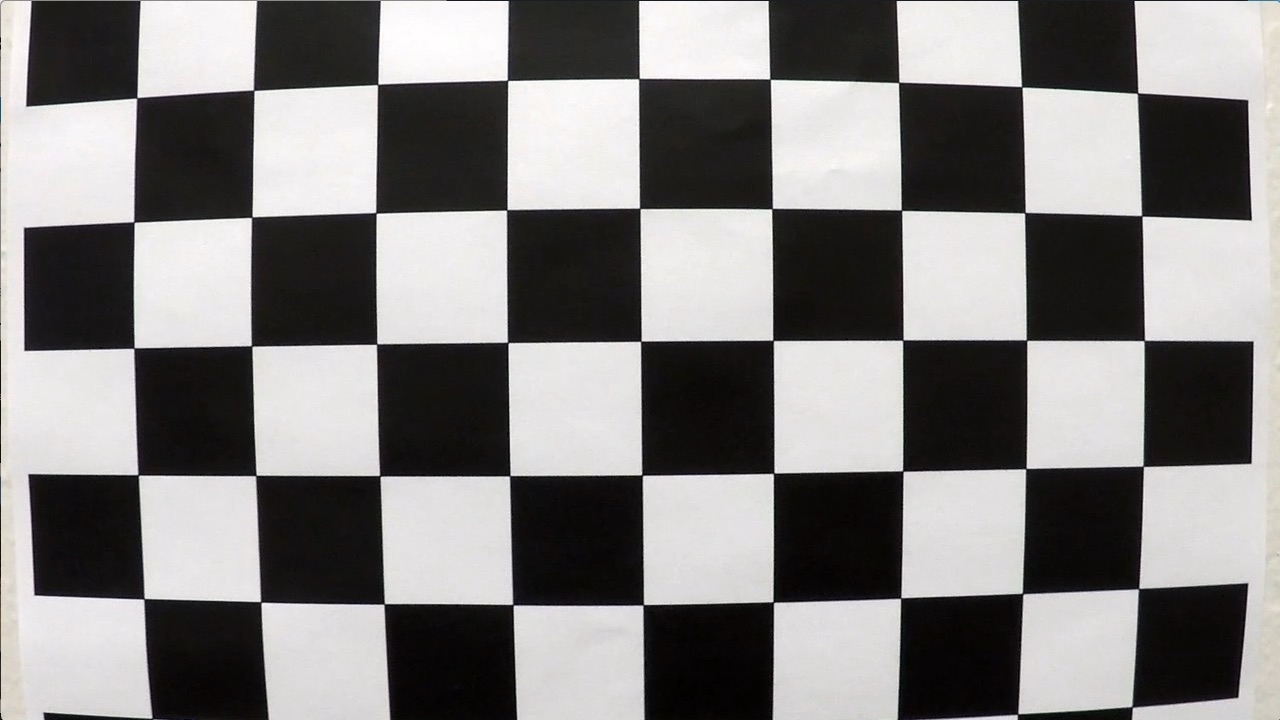
#> input picture Self_Driving_Car/CarND-Advanced-Lane-Lines/camera_cal/calibration1.jpg, 1280 x 720 px; its folder holds only this picture in this run
$ jupyter execute --allow-errors AdvancedLaneLines.ipynb   (older library calls are emulated)
#> lines starting #> are read from the running program, lines starting #| are printed output that depends on the picture; after the words box and inside, x2 and y2 are one past the last pixel; in counts of white or black regions, pixels touching at a corner belong together
[cell 1]
#importing some useful packages
import matplotlib.pyplot as plt
import matplotlib.image as mpimg
import numpy as np
import cv2
import glob
import pickle
#%matplotlib inline

[cell 2]
## Cell to calibrate camera
def CalibrateCamera():

    #Image Shape
    nx=9
    ny=6
    # Define object points
    objp = np.zeros((nx*ny,3), np.float32)
    #Re-shape to generate correct grid indices.
    objp[:,:2] = np.mgrid[0:nx,0:ny].T.reshape(-1,2)

    #Create arrays to hold objectpoints, imgpoints
    obj_points = [] #Object points array
    img_points = [] #Image points array

    #Define subplots that will be used to draw upto 20 chessboard images
    plt.close('all') # Close all exiting plots
    nCol = 4 # 4 images per row
    nRow = 5  # Need 5 rows for all chessboard images ( not all images will be used )
    #https://matplotlib.org/examples/pylab_examples/subplots_demo.html
    figure,axis = plt.subplots(nRow, nCol, figsize=(20,20))
    axis = axis.reshape(-1)
    #Have to get rid of rest of all the boundary axis
    for i in range((nCol*nRow)):
        axis[i].axis('off')

    images = glob.glob('camera_cal/calibration*.jpg')

    #Step through images to generate imgpoints
    for idx,fname in enumerate(images):
        img = cv2.imread(fname)
#> img is the input picture: shape (720, 1280, 3); mean B, G, R 127.8, 128.4, 130.1
        gray = cv2.cvtColor(img, cv2.COLOR_BGR2GRAY)

        #Find chessboard corners
        ret, corners = cv2.findChessboardCorners(gray, (nx, ny), None)
#> ret = False; corners = None

        if( ret == True):
            img_draw=[]
            obj_points.append(objp)
            img_points.append(corners)
            #Draw the images with chessboard corners - Not all will be shown as all won't be useful
            img_draw = cv2.drawChessboardCorners(img, (nx,ny), corners, ret)
            axis[idx].imshow(img_draw)

    #Calculate the camera matrix, distortion coeffecients
    ret, mtx, dist, rvecs, tvecs = cv2.calibrateCamera(obj_points, img_points, gray.shape[::-1], None, None)

    return mtx, dist

#> (a cell that did not finish here is left out)

[cell 4]
## Cell to load camera calibration settings
def loadCalibrationSettings():
    calibration_data = {}
    with open("calibration.p",mode='rb') as f:
#> (reads Self_Driving_Car/CarND-Advanced-Lane-Lines/calibration.p from the repository)
        calibration_data = pickle.load(f)
    mtx = calibration_data["mtx"]
    dist = calibration_data["dist"]
    return mtx,dist

[cell 5]
def undistortImage(img, mtx, dist):
    image = cv2.undistort(img, mtx, dist, None, mtx)
    return image

[cell 6]
# Sample image undistortion check
ctr=0
plt.close('all')
nCol = 2 # 2 images per row
nRow = 3  # Need 11 rows for 43 classes
#https://matplotlib.org/examples/pylab_examples/subplots_demo.html
figure,axis = plt.subplots(nRow, nCol, figsize=(20,20))
axis = axis.reshape(-1)
#Have to get rid of rest of all the boundary axis
#for i in range((nCol*nRow)):
#    axis[i].axis('off')
mtx, dist = loadCalibrationSettings()

#First sample set
image = cv2.imread('test_images/straight_lines1.jpg')
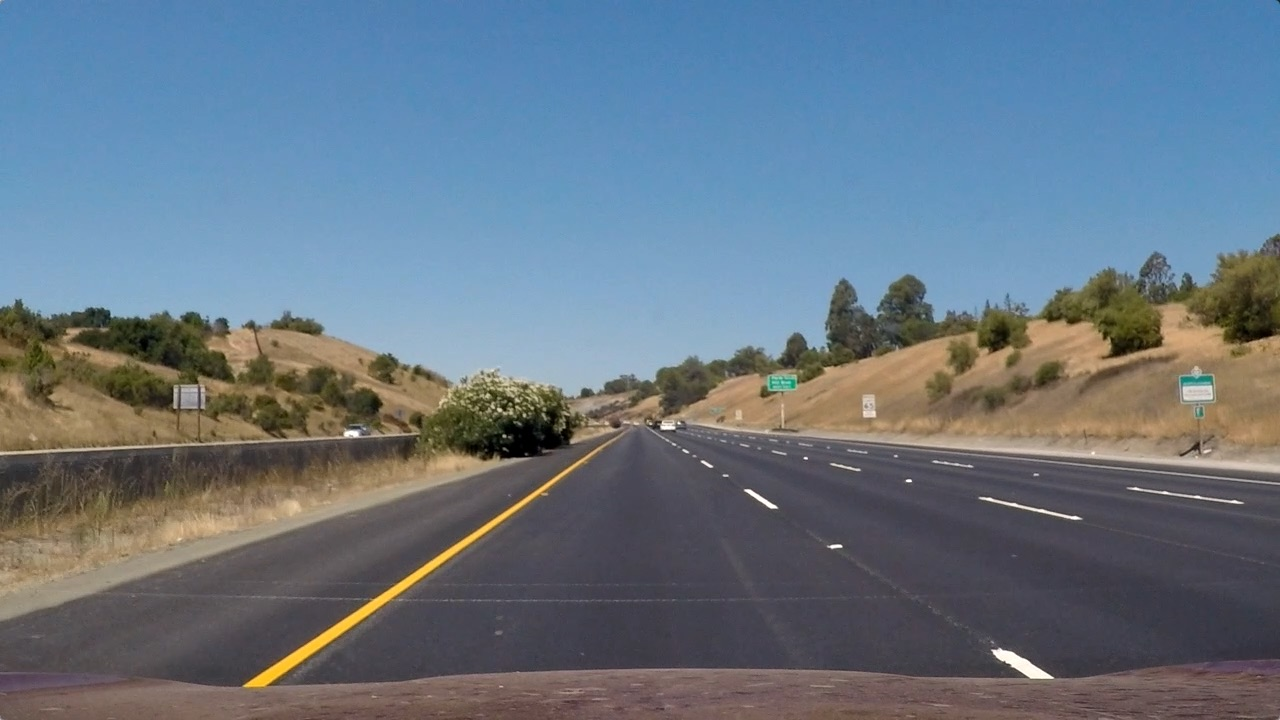
#> input picture Self_Driving_Car/CarND-Advanced-Lane-Lines/test_images/straight_lines1.jpg, 1280 x 720 px
#> image is the input picture: shape (720, 1280, 3); mean B, G, R 131.2, 117.7, 103.2
image = cv2.cvtColor(image, cv2.COLOR_BGR2RGB)
img = undistortImage(image, mtx, dist)
axis[ctr].set_title('Original', fontsize=20)
axis[ctr].imshow(image)
ctr +=1
axis[ctr].set_title('Undistorted', fontsize=20)
axis[ctr].imshow(img)
ctr +=1
#> (the rest of this cell did not finish here and is left out)

[cell 7]
## Cell for perspective transformation
def perspTransform(img, src, dst, imgSize):
    #Map points between undistorted and top-down perspective
    M = cv2.getPerspectiveTransform(src, dst)
    warped = cv2.warpPerspective(img, M, imgSize, flags=cv2.INTER_LINEAR)
    return warped

[cell 8]
#Test for perspective transformation
ctr=0
plt.close('all')
nCol = 2 # 2 images per row
nRow = 1 # Need 1 row to display 2 images
#https://matplotlib.org/examples/pylab_examples/subplots_demo.html
figure,axis = plt.subplots(nRow, nCol, figsize=(20,20))
axis = axis.reshape(-1)

mtx, dist = loadCalibrationSettings()
image = cv2.imread('test_images/straight_lines1.jpg')
image = cv2.cvtColor(image, cv2.COLOR_BGR2RGB)
img = undistortImage(image, mtx, dist)

#Experimental image sizes
src = np.float32( [ [255, 680],
                    [525, 500],
                    [765, 500],
                    [1040, 680] ]
                )

dst = np.float32( [ [255, 680],
                    [300, 200],
                    [1010, 200],
                    [1040, 680] ]
                )
imgSize = (img.shape[1], img.shape[0])
#> imgSize = (1280, 720)

warped_img = perspTransform(img, src, dst, imgSize)

axis[ctr].set_title('Undistorted', fontsize=20)
axis[ctr].imshow(image)
axis[ctr].plot(255, 680, "+")
axis[ctr].plot(525, 500, "+")
axis[ctr].plot(765, 500, "+")
axis[ctr].plot(1040, 680, "+")
ctr +=1

axis[ctr].set_title('Warped', fontsize=20)
axis[ctr].imshow(warped_img)
axis[ctr].plot(255, 680, "+")
axis[ctr].plot(300, 200, "+")
axis[ctr].plot(1010, 200, "+")
axis[ctr].plot(1040, 680, "+")
ctr +=1

[cell 9]
## Threshold functions cell
def abs_sobel_thresh(img, orient='x', sobel_kernel=3, thresh=(0, 255)):
    # Calculate directional gradient
#> called with orient = 'x', sobel_kernel = 3, thresh = (30, 180)
    gray = cv2.cvtColor(img, cv2.COLOR_RGB2GRAY)
    if ( orient == 'x' ):
        sobelx = cv2.Sobel(gray, cv2.CV_64F, 1, 0)
        abs_sobel = np.absolute(sobelx)
    else:
        sobely = cv2.Sobel(gray, cv2.CV_64F, 0, 1)
        abs_sobel = np.absolute(sobely)

    # Apply threshold
    scaled_sobel = np.uint8(255*abs_sobel/np.max(abs_sobel))
    grad_binary = np.zeros_like(scaled_sobel)
    grad_binary[(scaled_sobel>thresh[0]) & (scaled_sobel<thresh[1])]=1
    return grad_binary

def mag_thresh(image, sobel_kernel=3, mag_thresh=(0, 255)):
    # Convert to grayscale
    gray = cv2.cvtColor(image, cv2.COLOR_RGB2GRAY)
    # Take both Sobel x and y gradients
    sobelx = cv2.Sobel(gray, cv2.CV_64F, 1, 0, ksize=sobel_kernel)
    sobely = cv2.Sobel(gray, cv2.CV_64F, 0, 1, ksize=sobel_kernel)
    # Calculate the gradient magnitude
    gradmag = np.sqrt(sobelx**2 + sobely**2)
    # Apply threshold
    # Rescale to 8 bit
    scaled_gradmag = np.uint8(255*gradmag/np.max(gradmag))
    # Create a binary image of ones where threshold is met, zeros otherwise
    mag_binary = np.zeros_like(scaled_gradmag)
    mag_binary[(scaled_gradmag >= mag_thresh[0]) & (scaled_gradmag <= mag_thresh[1])] = 1
    # Return the binary image
    return mag_binary

def dir_threshold(image, sobel_kernel=3, thresh=(0, np.pi/2)):
    # Calculate gradient direction
    gray = cv2.cvtColor(image, cv2.COLOR_RGB2GRAY)
    # Calculate the x and y gradients
    sobelx = cv2.Sobel(gray, cv2.CV_64F, 1, 0, ksize=sobel_kernel)
    sobely = cv2.Sobel(gray, cv2.CV_64F, 0, 1, ksize=sobel_kernel)
    # Take the absolute value of the gradient direction,
    # apply a threshold, and create a binary image result
    absgraddir = np.arctan2(np.absolute(sobely), np.absolute(sobelx))
    dir_binary =  np.zeros_like(absgraddir)
    dir_binary[(absgraddir >= thresh[0]) & (absgraddir <= thresh[1])] = 1
    return dir_binary

[cell 10]
#Test for thresholding
ctr=0
plt.close('all')
nCol = 2 # 2 images per row
nRow = 2 # Need 1 row to display 2 images
#https://matplotlib.org/examples/pylab_examples/subplots_demo.html
figure,axis = plt.subplots(nRow, nCol, figsize=(20,20))
axis = axis.reshape(-1)
#Experimental image sizes
src = np.float32( [ [255, 680],
                    [525, 500],
                    [765, 500],
                    [1040, 680] ]
                )

dst = np.float32( [ [255, 680],
                    [300, 200],
                    [1010, 200],
                    [1040, 680] ]
                )
imgSize = (img.shape[1], img.shape[0])
mtx, dist = loadCalibrationSettings()

#imageset 1
image = cv2.imread('test_images/straight_lines1.jpg')
image = cv2.cvtColor(image, cv2.COLOR_BGR2RGB)
img = undistortImage(image, mtx, dist)

warped_img = perspTransform(img, src, dst, imgSize)

axis[ctr].set_title('Warped', fontsize=20)
axis[ctr].imshow(warped_img, cmap='gray')
ctr +=1

grad_x     = abs_sobel_thresh(warped_img, orient='x', sobel_kernel=3, thresh=(30, 180))
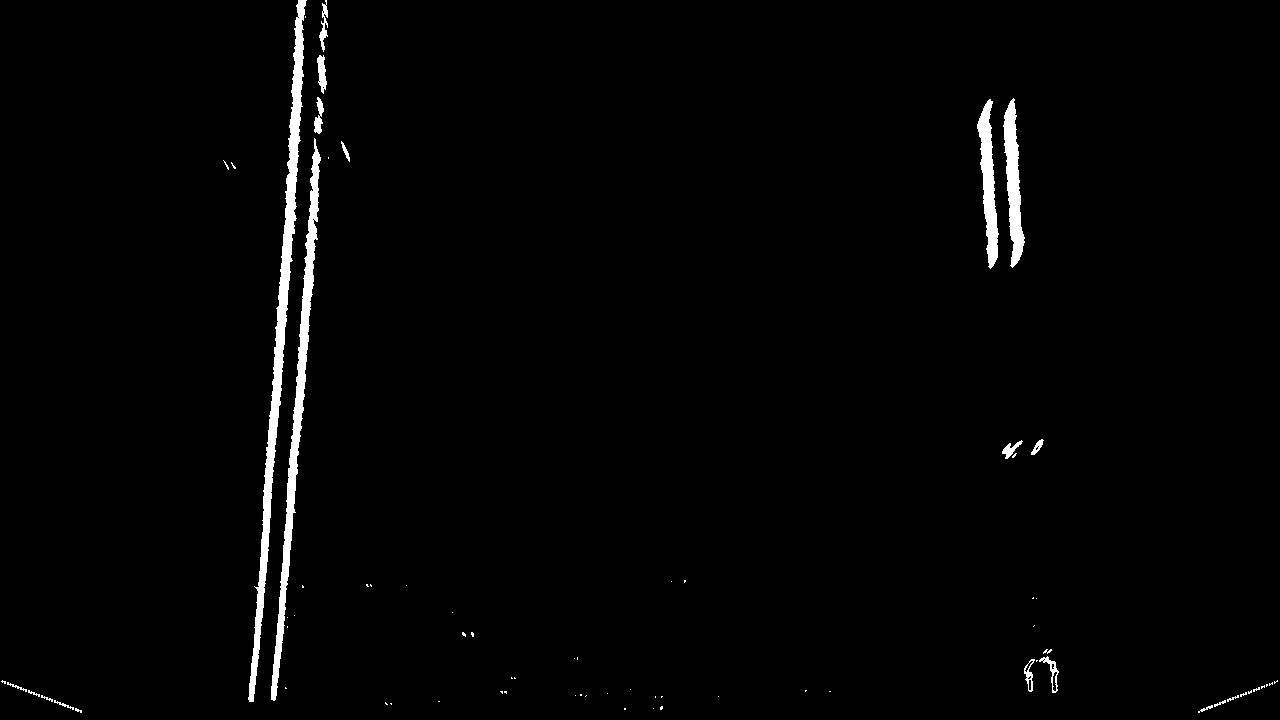
#> grad_x: shape (720, 1280); values 0 (black) and 1 (white), 1.7% white; 73 white regions (53 under 20 px), largest, box (x1, y1, x2, y2) and area: (248, 0, 307, 702) 5950, (271, 138, 321, 701) 4338, (1003, 98, 1025, 268) 1887
grad_y     = abs_sobel_thresh(warped_img, orient='y', sobel_kernel=3, thresh=(30, 100))
#> grad_y: shape (720, 1280); values 0 (black) and 1 (white), 0.73% white in thin lines or dots, all inside (x1, y1, x2, y2) = (2, 99, 1280, 713)
mag_binary = mag_thresh(warped_img, sobel_kernel=3, mag_thresh=(30, 180))
#> mag_binary: shape (720, 1280); values 0 (black) and 1 (white), 2.1% white; 237 white regions (204 under 20 px), largest, box (x1, y1, x2, y2) and area: (148, 110, 1217, 704) 9389, (0, 680, 1280, 713) 3678, (978, 99, 1024, 271) 3294
dir_binary = dir_threshold(warped_img, sobel_kernel=3, thresh=(0.3, 1.3))
#> dir_binary: shape (720, 1280) float64; values 0 (black) and 1 (white), 47.2% white in thin lines or dots

combined = np.zeros_like(mag_binary)
combined[(grad_x == 1) | ((mag_binary == 1) & (dir_binary == 1))] = 1
axis[ctr].set_title('Combined thresholds', fontsize=20)
axis[ctr].imshow(combined, cmap='gray')
ctr +=1

#imageset 2
image_2 = cv2.imread('test_images/straight_lines2.jpg')
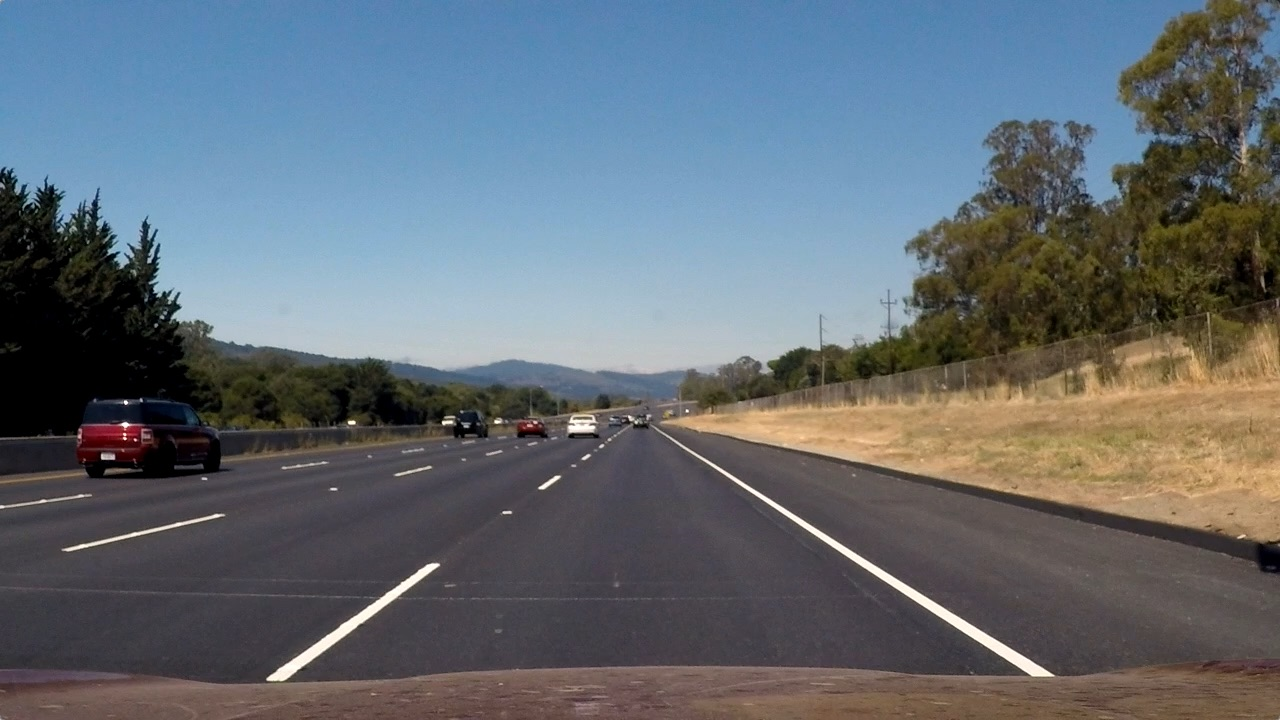
#> input picture Self_Driving_Car/CarND-Advanced-Lane-Lines/test_images/straight_lines2.jpg, 1280 x 720 px
#> image_2 is the input picture: shape (720, 1280, 3); mean B, G, R 115.1, 107.7, 99.4
image_2 = cv2.cvtColor(image_2, cv2.COLOR_BGR2RGB)
img_2 = undistortImage(image_2, mtx, dist)

warped_img_2 = perspTransform(img_2, src, dst, imgSize)

axis[ctr].set_title('Warped', fontsize=20)
axis[ctr].imshow(warped_img_2, cmap='gray')
ctr +=1

grad_x_2     = abs_sobel_thresh(warped_img_2, orient='x', sobel_kernel=3, thresh=(30, 180))
#> grad_x_2: shape (720, 1280); values 0 (black) and 1 (white), 2% white; 72 white regions (61 under 20 px), largest, box (x1, y1, x2, y2) and area: (1010, 0, 1062, 691) 6675, (983, 0, 1038, 690) 6269, (283, 0, 302, 111) 1315
grad_y_2     = abs_sobel_thresh(warped_img_2, orient='y', sobel_kernel=3, thresh=(30, 100))
#> grad_y_2: shape (720, 1280); values 0 (black) and 1 (white), 0.71% white in thin lines or dots, all inside (x1, y1, x2, y2) = (0, 92, 1278, 713)
mag_binary_2 = mag_thresh(warped_img_2, sobel_kernel=3, mag_thresh=(30, 180))
#> mag_binary_2: shape (720, 1280); values 0 (black) and 1 (white), 2.4% white; 140 white regions (119 under 20 px), largest, box (x1, y1, x2, y2) and area: (153, 0, 1120, 702) 14917, (0, 680, 1280, 713) 3921, (285, 0, 304, 111) 828
dir_binary_2 = dir_threshold(warped_img_2, sobel_kernel=3, thresh=(0.3, 1.3))
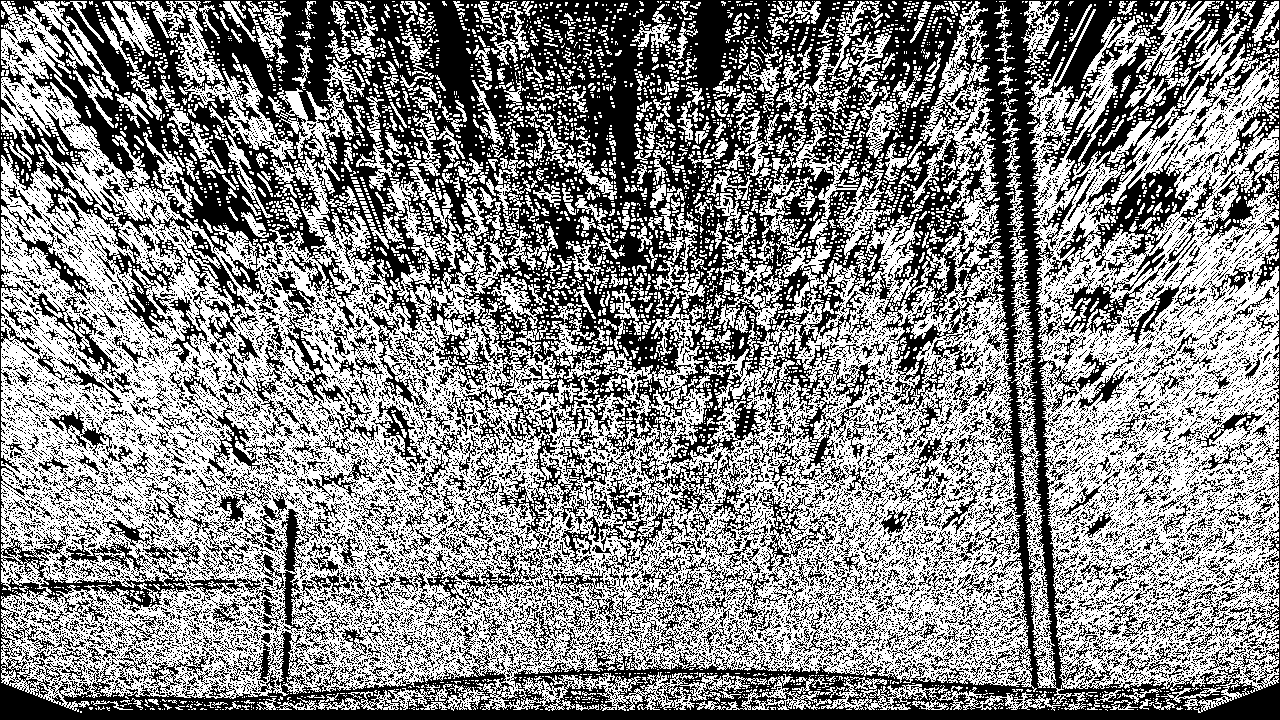
#> dir_binary_2: shape (720, 1280) float64; values 0 (black) and 1 (white), 53.1% white; 12607 black regions (11580 under 20 px), largest, box (x1, y1, x2, y2) and area: (0, 0, 1280, 720) 306872, (271, 271, 378, 502) 3211, (256, 509, 318, 633) 1962

combined_2 = np.zeros_like(mag_binary_2)
combined_2[(grad_x_2 == 1) | ((mag_binary_2 == 1) & (dir_binary_2 == 1))] = 1
axis[ctr].set_title('Combined thresholds', fontsize=20)
axis[ctr].imshow(combined_2, cmap='gray')
ctr +=1

##In above tests it was seen that grad_y is useless. Other than that the values were modified to get best lane detection
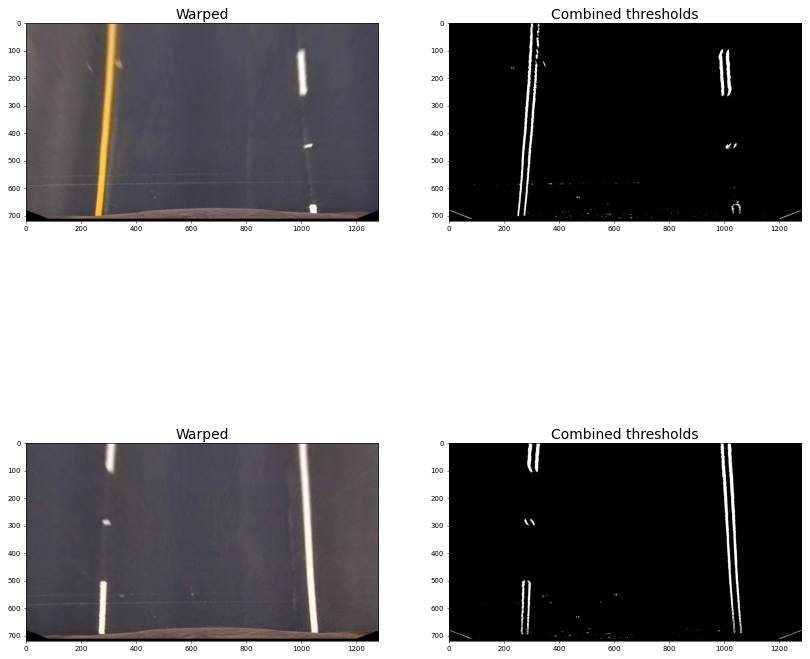
#> figure drawn by matplotlib, 4 panels
